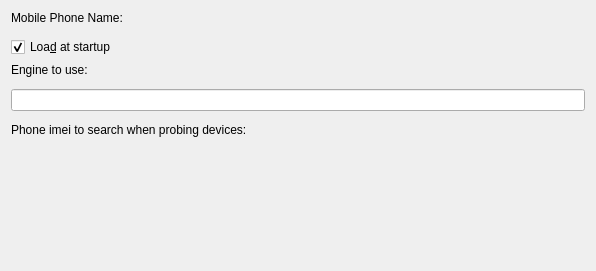
<ui version="4.0" >
 <class>wizDeviceFirst</class>
 <widget class="QWidget" name="wizDeviceFirst" >
  <property name="geometry" >
   <rect>
    <x>0</x>
    <y>0</y>
    <width>596</width>
    <height>271</height>
   </rect>
  </property>
  <property name="windowTitle" >
   <string>wizDeviceFirst</string>
  </property>
  <layout class="QVBoxLayout" >
   <item>
    <widget class="QLabel" name="textLabel1" >
     <property name="text" >
      <string>Mobile Phone Name:</string>
     </property>
     <property name="wordWrap" >
      <bool>false</bool>
     </property>
    </widget>
   </item>
   <item>
    <widget class="KLineEdit" native="1" name="kcfg_devicename" />
   </item>
   <item>
    <widget class="QCheckBox" name="kcfg_autoload" >
     <property name="text" >
      <string>Loa&amp;d at startup</string>
     </property>
     <property name="checked" >
      <bool>true</bool>
     </property>
    </widget>
   </item>
   <item>
    <widget class="QLabel" name="textLabel1_3" >
     <property name="text" >
      <string>Engine to use:</string>
     </property>
     <property name="wordWrap" >
      <bool>false</bool>
     </property>
    </widget>
   </item>
   <item>
    <widget class="KComboBox" native="1" name="combo_engine" />
   </item>
   <item>
    <widget class="QLineEdit" name="kcfg_engine" />
   </item>
   <item>
    <widget class="KLineEdit" native="1" name="kcfg_mobileimei" />
   </item>
   <item>
    <widget class="QLabel" name="textLabel1_2" >
     <property name="text" >
      <string>Phone imei to search when probing devices:</string>
     </property>
     <property name="wordWrap" >
      <bool>false</bool>
     </property>
    </widget>
   </item>
   <item>
    <spacer>
     <property name="orientation" >
      <enum>Qt::Vertical</enum>
     </property>
     <property name="sizeType" >
      <enum>QSizePolicy::Expanding</enum>
     </property>
     <property name="sizeHint" >
      <size>
       <width>574</width>
       <height>51</height>
      </size>
     </property>
    </spacer>
   </item>
  </layout>
 </widget>
 <layoutdefault spacing="6" margin="11" />
 <customwidgets>
  <customwidget>
   <class>KComboBox</class>
   <extends>QWidget</extends>
   <header>kcombobox.h</header>
   <container>1</container>
  </customwidget>
  <customwidget>
   <class>KLineEdit</class>
   <extends>QWidget</extends>
   <header>klineedit.h</header>
   <container>1</container>
  </customwidget>
 </customwidgets>
 <tabstops>
  <tabstop>kcfg_mobileimei</tabstop>
  <tabstop>kcfg_devicename</tabstop>
  <tabstop>kcfg_autoload</tabstop>
 </tabstops>
 <includes>
  <include location="local" >klineedit.h</include>
  <include location="local" >kcombobox.h</include>
  <include location="local" >klineedit.h</include>
 </includes>
 <resources/>
 <connections/>
</ui>
